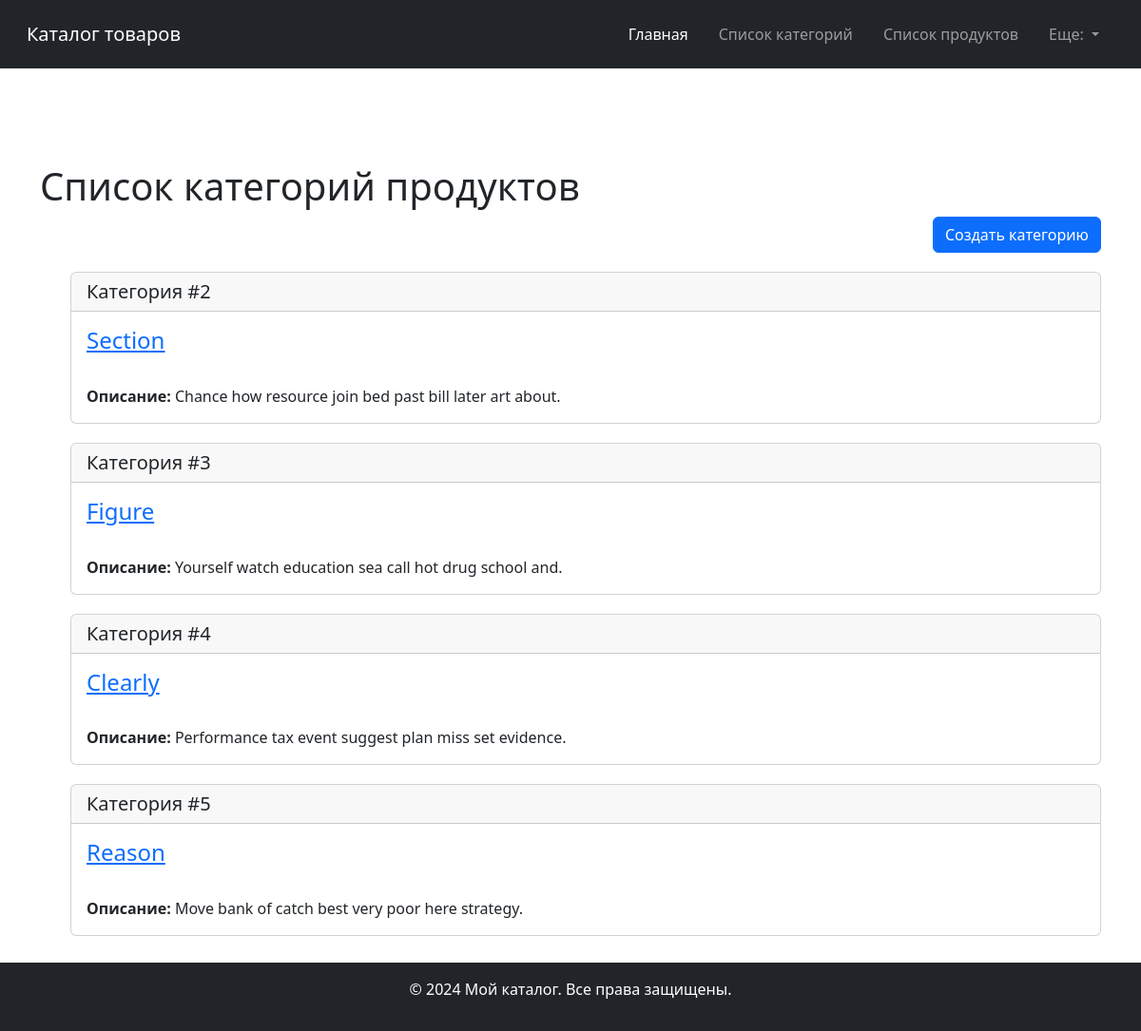
Page /categories/ on the committed database.
### store_app/models.py (models this page shows, shortened)
class Category(models.Model):
    name = models.CharField(max_length=25, unique=True)
    description = models.CharField(max_length=100, blank=True, null=True)

### store_app/views.py (the view)
# urls.py: path("categories/", views.CategoryListView.as_view(), name="category_list"),
class CategoryListView(CategoryView, ListView):
    template_name = "store_app/category_list.html"
    context_object_name = "categories"
    paginate_by = 5

### store_app/templates/store_app/category_list.html (shortened to what this page needs)
{% extends 'store_app/base.html' %}
{% block content %}
<h1>Список категорий продуктов</h1>
<div style="margin-bottom: 20px; text-align: right">
    <a href="/category_create/" class="btn btn-primary" role="button">Создать категорию</a>
</div>
<ul>
    {% for category in categories %}
    <li style="margin-bottom: 20px" class="list-group-item">
        <div class="card">
            <h5 class="card-header">Категория #{{ category.id }}</h5>
            <div class="card-body">
                <h5 class="card-title">
                    <a href="{% url 'category_detail' category.id %}"><h4>{{ category.name }}</h4></a>
                </h5>
                <br>
                <p class="card-text"><b>Описание:</b> {{ category.description }}</p>
            </div>
        </div>
    </li>
    {% empty %}
    <li class="list-group-item">Нет товаров</li>
    {% endfor %}
</ul>
{% endblock %}

### rows in the picture
Category: id "2", name "Section", description "Chance how resource join bed past bill later art about."
Category: id "3", name "Figure", description "Yourself watch education sea call hot drug school and."
Category: id "4", name "Clearly", description "Performance tax event suggest plan miss set evidence."
Category: id "5", name "Reason", description "Move bank of catch best very poor here strategy."
